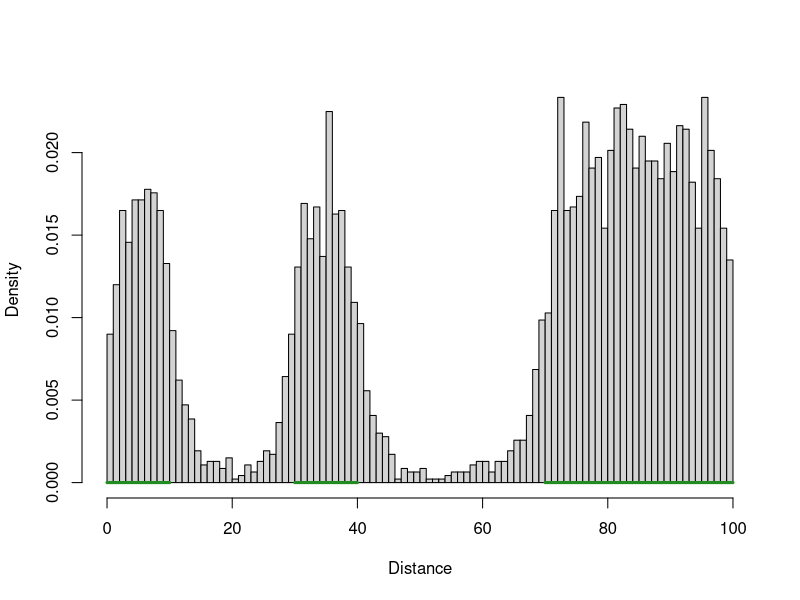
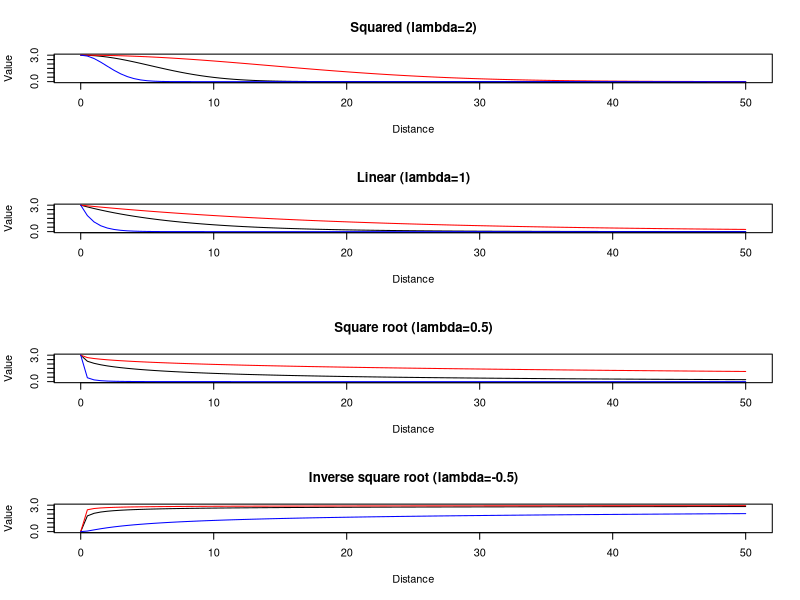
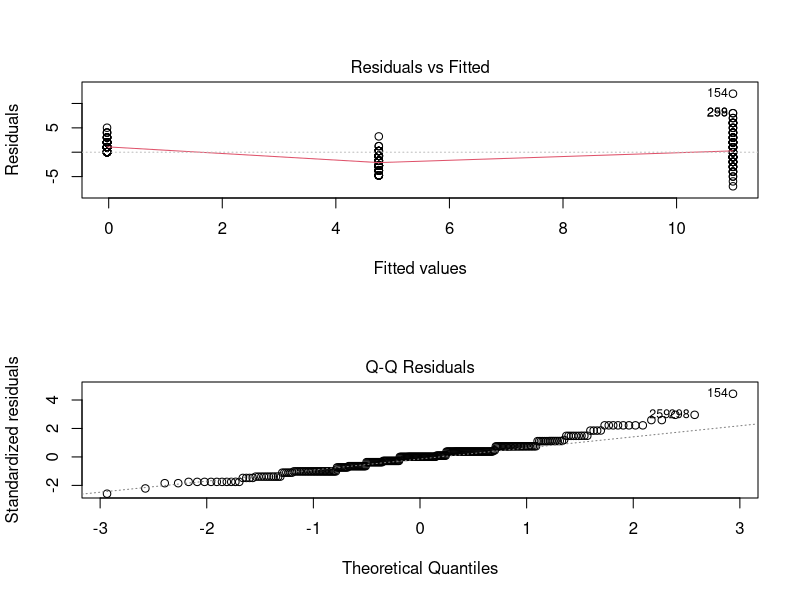
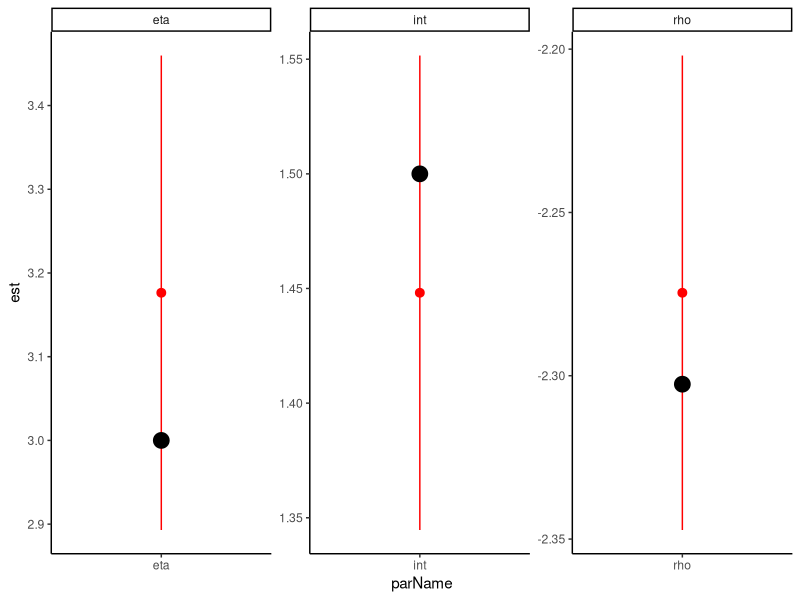
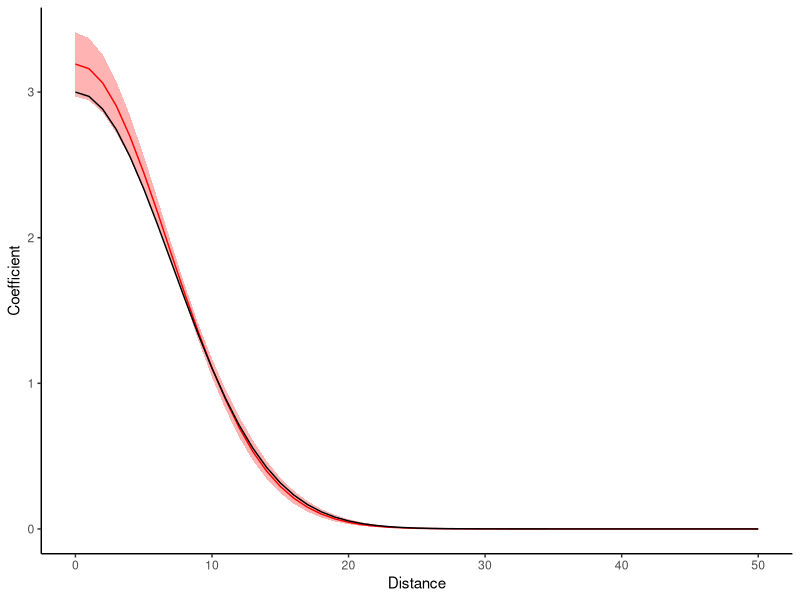
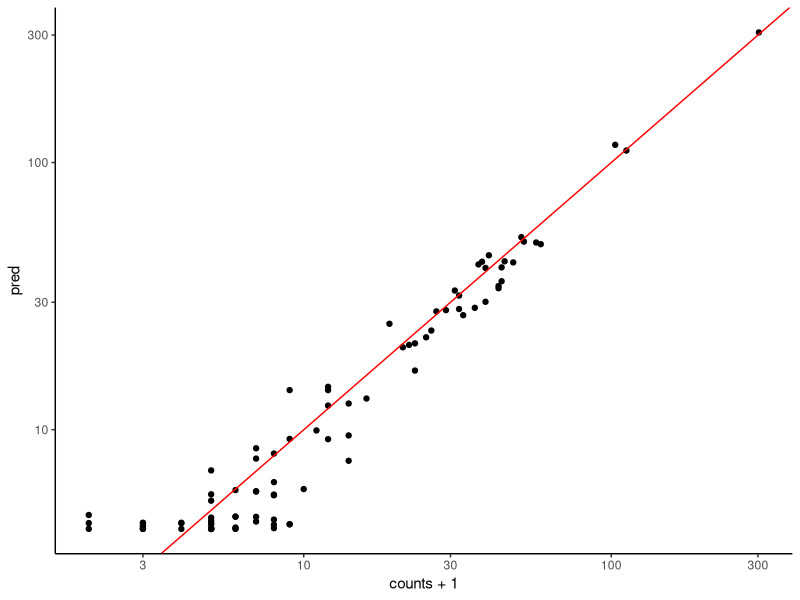
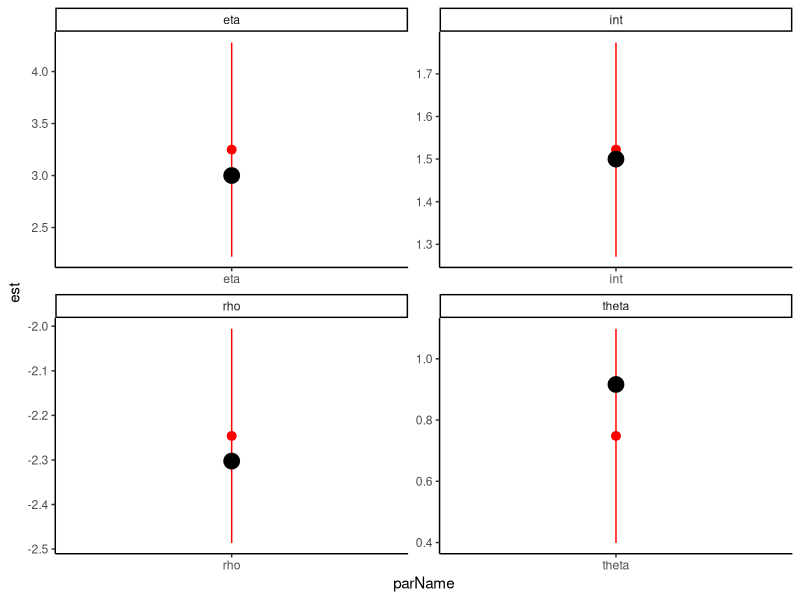
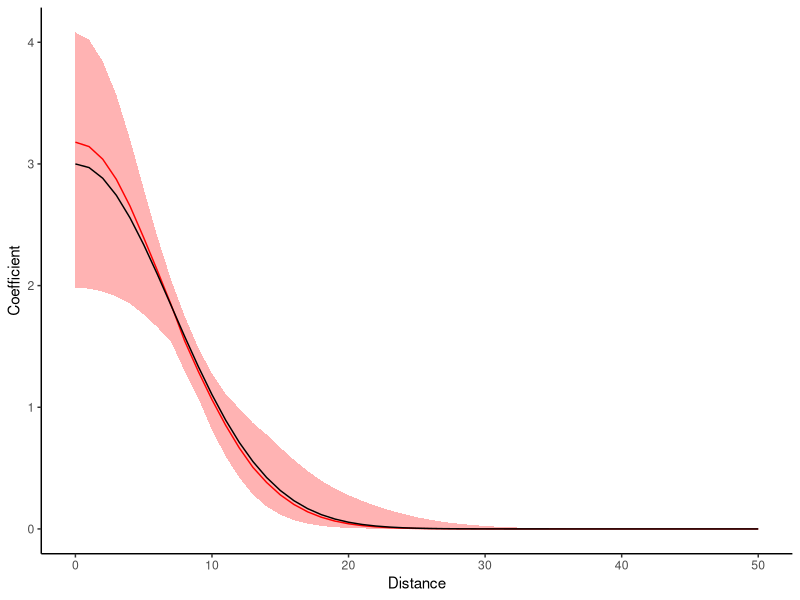

Write the R code that produced these figures, in order. (Note: this script raises an error after producing the figures.)
#Simulation to look at dispersal distances from seminatural features, SR 2020

library(tidyverse)
# library(devtools)
# install_github('https://github.com/jdyen/FREE')
# library(FREE) #Functional regression
library(mgcv)

# Functions for simulation -------------------------------------------------------

#Idea: 2D world of habitable patches surrounded by uninhabitable matrix. 
#Organisms start in a patch, reproduce according to logistic growth equation (K related to size of patch), and then disperse according to some univariate normal distribution
#If they land in another/the same patch, they add to its population
#Basically just the theory of island biogeography + metapopulation stuff

#Function to generate distribution of propagules from some source
#patches - dataframe of patches: xmin, xmax, n = starting population
#worldLims - vector of x-limits
#r - rate of growth at n=0
#dispType - dispersal kernel ('normal','t','cauchy','ft')
#dispPars - vector of parameters for dispersal (SD, c(SD,nu) for t-dist, c(a,b) for fat-tailed)
#tim - time steps to take
#kfac - factor to multiply patch size by (raises K-constant of patch)
#propDisperse - proportion of organisms that disperse, rather than staying in the patch (between 0 and 1)
#figure - what type of figure should be displayed ('hist','dense','none')
#lastStep - should only last step be saved (T/F)
#returnDist - should locations of dispersers be returned as a vector (T/F)
mkDist <- function(patches,worldLims,r,dispType,dispPars,tim,kfac,propDisperse=1,figure='hist',lastStep=F,returnDist=F){
  #Helper functions
  
  #Logistic growth equation (n at t+1)
  ntPlus <- function(nt,r,K){
    nt+(r*nt*(1-(nt/K)))
  }
  
  #Generate random numbers from 2-sided fat tailed distribution
  #1-sided: function(d,a,b) 1/(1+a*d^b)
  rft2 <- function(n,a,b){
    d <- runif(n,0,1) #Random uniform
    posneg <- sample(c(-1,1),n,T) #Positive/negative 1
    return(posneg*((1-d)/(a*d))^(1/b))
  }
  
  #Parameters for patches
  patches$size <- with(patches,xmax-xmin) #Size of patch
  patches$mid <- rowMeans(patches[,c('xmax','xmin')]) #Middle of patch
  npatches <- nrow(patches) #number of patches
  
  # plot(0,type='n',xlim=range(patches[,c('xmax','xmin')]),ylim=c(0,30),xlab='',ylab='')
  # for(i in 1:length(patches)){
  #   with(patches,{
  #     lines(c(xmin[i],xmax[i]),c(0,0),col='forestgreen',lwd=3)
  #     points(rep(mean(c(xmin[i],xmax[i])),n[i]),1:(n[i]),pch=19)
  #   })
  # }
  
  recordDisp <- list() #List to store dispersal
  
  for(t in 1:tim){
    #Reproduce
    for(i in 1:npatches){
      patches$n[i] <- max(0,round(ntPlus(patches$n[i],r,patches$size[i]))) #Population cannot be negative
    }
    
    #Disperse
    
    # dLocs <- with(patches,unlist(mapply(rnorm,n,mid,disp))) #Disperse from middle of patch
    dLocs <- numeric(0) #Empty set to store locations
    for(i in 1:npatches){
      #Dispersal location for migrants - all individuals disperse if propDisperse == 1
      nDispersers <- round(patches$n[i]*propDisperse)
      
      dLocs <- with(patches,c(dLocs,switch(dispType, #Choose dispersal kernel
        normal=rnorm(nDispersers,runif(nDispersers,xmin[i],xmax[i]),dispPars[1]), #Normal distribution
        cauchy=rcauchy(nDispersers,runif(nDispersers,xmin[i],xmax[i]),dispPars[1]), #Cauchy
        t=rt(nDispersers,dispPars[2])*dispPars[1] + runif(nDispersers,xmin[i],xmax[i]), #Student's t (regularized)
        ft=rft2(nDispersers,dispPars[1],dispPars[2]) + runif(nDispersers,xmin[i],xmax[i]) #2-sided fat-tailed
      )))
                     
      #Should try fat-tailed as well, as in Chapman et al 2006
      #Formula f(d|a,b) = 1/(1+a*d^b); authors found a = 0.3-0.4, b = 1.5-1.6
      #Turns out this is impossible to integrate. Better to use t dist or cauchy dist.
      #https://besjournals.onlinelibrary.wiley.com/doi/full/10.1111/j.1365-2656.2006.01172.x
      
      patches$n[i] <- patches$n[i] - nDispersers #Remove migrants
      if(patches$n[i]<0) stop('Population negative')
    }
    
    #Assign migrants to new patches
    for(i in 1:npatches){
      #New population = residents + immigrants
      patches$n[i] <- patches$n[i] + sum(dLocs>=patches$xmin[i] & dLocs<=patches$xmax[i]) 
    }
    
    #Record location of all migrants (sucessful/unsuccessful)
    recordDisp[[t]] <- dLocs
  }
  
  if(lastStep) recordDisp <- recordDisp[[length(recordDisp)]] #Only saves the last time step
  
  recordDisp <- unlist(recordDisp) #Converts to vector
  recordDisp <- recordDisp[recordDisp>=min(worldLims)&recordDisp<=max(worldLims)] #Get rid of records outside of world range
  
  if(figure=='hist'|figure=='dens'){ #Make a figure of the dispersal data
    # plot(0,type='n',xlim=range(patches[,c('xmax','xmin')]),ylim=c(0,max(patches$n)),xlab='',ylab='') #Empty plot
    if(figure=='hist') hist(unlist(recordDisp),freq=F,main='',breaks=100,xlim=worldLims,xlab='Distance') #Histogram plot
    
    if(figure=='dens') plot(density(unlist(recordDisp)),zero.line=T,main='',xlim=worldLims,xlab='Distance') #Density plot
    
    
    for(i in 1:npatches){
      with(patches,{
        lines(c(xmin[i],xmax[i]),c(0,0),col='forestgreen',lwd=3)
        # if(n[i]>0) points(rep(mean(c(xmin[i],xmax[i])),n[i]),1:(n[i]),pch=19)
      })
    }
  }
  
  if(returnDist) return(recordDisp)

}

patches <- data.frame(xmin=c(0,30,70),xmax=c(10,40,100),n=c(5,5,15))
worldLims <- c(0,100)
r <- 1 #Rate of growth

# #normal distribution
# dispType <- 'normal'
# dispPars <- c(5)

# #t distribution
# dispType <- 't'
# dispPars <- c(5,3) #dispersal parameters

# #cauchy distribution 
# dispType <- 'cauchy'
# dispPars <- c(1) #dispersal parameters

#2-sided fat-tailed distribution
dispType <- 'ft'
dispPars <- c(0.4,1.5) #dispersal parameters

tim <- 1000 #Time steps
kfac <- 10 #Factor to multiply k by (change carrying capacity for all patches)

#Works
mkDist(patches,worldLims,r,dispType,dispPars,tim,kfac,propDisperse=0.1,figure='hist',lastStep=F,returnDist=F)

#Function to generate random 1-D landscapes
# worldLim: vector of x-limits to world
# nPatches: number of patches to generate
# nWorlds: number of random landscapes to generate (Go then. There are other worlds than these.)
# leaveClear: location(s) to check if patches intersect (reject intersecting worlds). NA indicates no patches needed
mkLandscape <- function(worldLims,nPatches,nWorlds=1,leaveClear=NA){
  #Width of world
  worldWidth <- max(worldLims)-min(worldLims)
  #Number of non-overlapping points
  nPoints <- ifelse(any(is.na(leaveClear)),0,length(leaveClear))
  
  require(gtools)
  nBreaks <- (nPatches*2)+1 #Dimensions for dirichlet process
  outputList <- list()
  listInd <- 1 #Index for list
  
  while(length(outputList)<nWorlds){
    #Generate "cut up string" of locations using dirichlet process
    breakLocs <- cumsum(c(0,rdirichlet(1,rep(1,nBreaks))))*worldWidth + min(worldLims) 
    
    #Assemble into data frame
    patches <- data.frame(xmin=breakLocs[1:length(breakLocs)-1],xmax=breakLocs[2:length(breakLocs)])
    patches <- patches[seq(2,nrow(patches)-1,2),] #Choose only "middle" patches
    rownames(patches) <- NULL #Reset row names
    
    #Check intersection criteria
    pass <- nPoints==0 || !any(rep(patches$xmax,nPoints)>=rep(leaveClear,each=nPatches) & 
                   rep(leaveClear,each=nPatches)>=rep(patches$xmin,nPoints))
    
    if(pass) { #If it passes, append to list
      outputList[[listInd]] <- patches 
      # patches$size <- patches$xmax-patches$xmin #Calculate patch size
      listInd <- listInd + 1 #Increment counter
    }
  }
  return(outputList)
}

#Function to extract "onion skin" proportions of patch cover at distances from cent
# patches: dataframe with xlims of patches
# cent: vector of centre locations
# rad: length of radius
# nSlice: number of slices to take from 0 to rad
onionSkin <- function(patches,cent,rad,nSlice,scale=F){
  #Helper function
  overlap <- function(t1,t2,b1,b2){ #How much of a target line (t1,t2) overlaps the boundary line (b1,b2)
    if(t1>=t2|b1>=b2) stop('Second argument (t2/b2) must be larger than first (t1/b1)')
    max(0,min(t2,b2)-max(t1,b1))
  }
  
  #Setup 
  nPatch <- nrow(patches) #Number of patches specified
  nCent <- length(cent) #Number of point centres to use
  wSlice <- rad/nSlice #Width of a slice
  
  #Matrix for storing values
  results <- matrix(rep(NA,nCent*nSlice),nrow=nCent,ncol=nSlice)
  rownames(results) <- cent
  colnames(results) <- paste0('d',format(round(seq(wSlice,rad,wSlice),2),nsmall=2,trim=T))
  
  for(i in 1:nCent){ #For each point centre
    for(j in 1:nSlice){ #For each slice
      #Boundaries for each slice
      left <- c(cent-wSlice*j,cent-wSlice*(j-1))
      right <- c(cent+wSlice*(j-1),cent+wSlice*j)
      results[i,j] <- 0 #Initialize to zero
      for(k in 1:nPatch){
        results[i,j] <- results[i,j] + #Add overlap 
          overlap(patches$xmin[k],patches$xmax[k],left[1],left[2]) + 
          overlap(patches$xmin[k],patches$xmax[k],right[1],right[2])
      }
    }
  }
  if(scale){ #Scales results to proportion of area in slices
    results <- results/(rad*2/nSlice)
  }
  return(results) #Output
}

#Negative exponential decay function
#d: distance
#eta: intercept at d=0
#rho: rate of decay with distance (estimate on log scale)
#lambda: power term to use with distance
negExp <- function(d,eta,rho,lambda) eta*exp(-(rho^2)*(d^lambda))
par(mfrow=c(4,1)); curve(negExp(x,3,exp(-2),2),0,50,main='Squared (lambda=2)',ylim=c(0,3),xlab='Distance',ylab='Value') #squared exponential
curve(negExp(x,3,exp(-3),2),0,50,col='red',add=T) 
curve(negExp(x,3,exp(-1),2),0,50,col='blue',add=T) 
curve(negExp(x,3,exp(-1),1),0,50,main='Linear (lambda=1)',ylim=c(0,3),xlab='Distance',ylab='Value')
curve(negExp(x,3,exp(-1.5),1),0,50,add=T,col='red')
curve(negExp(x,3,exp(0),1),0,50,add=T,col='blue') 
curve(negExp(x,3,exp(-0.5),0.5),0,50,main='Square root (lambda=0.5)',ylim=c(0,3),xlab='Distance',ylab='Value')
curve(negExp(x,3,exp(-1),0.5),0,50,add=T,col='red')
curve(negExp(x,3,exp(0.5),0.5),0,50,add=T,col='blue') 
curve(negExp(x,3,exp(-0.5),-0.5),0,50,main='Inverse square root (lambda=-0.5)',ylim=c(0,3),xlab='Distance',ylab='Value')
curve(negExp(x,3,exp(-1),-0.5),0,50,add=T,col='red')
curve(negExp(x,3,exp(0.5),-0.5),0,50,add=T,col='blue') 
par(mfrow=c(1,1))

#negative log-likelihood function for onion skin method
# intercept: estimate intercept? (T/F)
# lambda: fix lambda at set value (estimate if NA)
#Order of pars, () indicates optional parameters:
#(intercept),eta,rho,(lambda),(theta),(otherCoefs)
#Order of dat:
#counts, ringDist,ringMatrix,scale,(otherVars)

nllOnion <- function(pars,dat,pdf='poisson',intercept=F,lambda=NA){
  #unpack variables
  y <- dat[[1]] #counts - dependent variable
  ringDist <- dat[[2]] #distances of rings
  ringMat <- dat[[3]] #matrix of composition at distances
  scal <- dat[[4]] #vector of weights (represent size of radii)
  if(length(dat)==5) { #If another matrix provided
    otherVars <- dat[[5]] #Matrix of variables for linear regression
  } else otherVars <- NA
  
  #unpack coefficients
  if(intercept){ #If using intercept
    int <- pars[1] #First parameter is intercept
    getPars <- 2 #Offsets rank of other parameters
  } else {
    int <- 0 #No intercept
    getPars <- 1
  }
  eta <- pars[getPars] #height of increase
  getPars <- getPars + 1
  rho <- exp(pars[getPars]) #distance decay
  getPars <- getPars + 1
  if(is.na(lambda)){
    lambda <- pars[getPars] #lambda parameter
    getPars <- getPars + 1
  } 
  if(pdf=='negbin'){ #If using a negative binomial distribution
    theta <- exp(pars[getPars]) # theta
    getPars <- getPars + 1
  }
  if(is.matrix(otherVars)){ #If other variables are being used
    otherCoefs <- pars[seq(getPars,getPars+ncol(otherVars)-1,1)] #Get other coefficients
  }
  
  #Multiply matrix by scal
  ringMat <- ringMat*matrix(rep(scal,nrow(ringMat)),ncol=length(scal),byrow=T)
  
  #Expected value
  yhat <- int + (ringMat %*% negExp(ringDist,eta,rho,lambda)) + ifelse(is.matrix(otherVars),otherVars %*% otherCoefs,0) 
  
  #Link function (log)
  yhat <- exp(yhat)
  
  #Log likelihood
  nll <- switch(pdf, 
                poisson=-sum(dpois(y,yhat,log=T)),
                negbin=-sum(dnbinom(y,mu=yhat,size=theta,log=T)))
  return(nll)
}


# Simple situation --------------------------------------------------------

theme_set(theme_classic())

#1 large patch on left side
patches <- data.frame(xmin=c(0),xmax=c(20),n=c(5))
worldLims <- c(0,100)
r <- 1 #Rate of growth
tim <- 2000 #Time steps
kfac <- 10 #Factor to multiply k by

#Simulate dispersal at 3 distances (25,50,75)
dispDist <- lapply(1:100,function(x){
  data.frame(d=mkDist(patches,worldLims,r,dispType='ft',dispPars=c(0.4,1.5),tim,kfac,propDisperse=0.1,figure='none',lastStep=F,returnDist=T)) %>% 
    filter(d>20) %>% mutate(d=d-20) %>% #Removes dispersals within patch
    # ggplot(aes(x=d))+geom_histogram()
    mutate(d=case_when(d>20&d<30 ~ 'near', d>45&d<55 ~ 'mid', d>70&d<80 ~ 'far')) %>% filter(!is.na(d)) %>% 
    mutate(d=factor(d,levels=c('near','mid','far'))) %>% group_by(d,.drop=F) %>% summarize(n=n()) %>% ungroup() %>% 
    mutate(d=case_when(d=='near' ~ 25, d=='mid' ~ 50, d=='far' ~ 75)) %>% 
    mutate(rep=x)
})
dispDist <- do.call('rbind',dispDist) %>% 
  mutate(rep=factor(rep))

mod1 <- dispDist %>% mutate(d=scale(d)) %>% 
  glm(n~d,data=.,family='poisson')

mod1 <- dispDist %>% mutate(logn=log(n+0.1),d=d) %>% 
  lm(n~sqrt(d),data=.)

# mod1 <- dispDist %>% mutate(d=scale(d)) %>% 
#   glmer(n~d+(d|rep),data=.,family='poisson')
summary(mod1)
par(mfrow=c(2,1)); plot(mod1,which=c(1,2))


# Radial functional regression --------------------------------------------

#Step 1: simulate data

#Create some fake landscapes
patches <- mkLandscape(c(0,100),nPatches=1,nWorlds=30,leaveClear=50)
patches <- c(patches,mkLandscape(c(0,100),nPatches=2,nWorlds=30,leaveClear=50))
patches <- c(patches,mkLandscape(c(0,100),nPatches=3,nWorlds=30,leaveClear=50))
#Get composition in rings around site
rings <- lapply(patches,onionSkin,cent=50,rad=50,nSlice=10,scale=T)
rings <- as.data.frame(do.call('rbind',rings))
row.names(rings) <- NULL

#Parameters for generation - Poisson 
int <- 1.5 #intercept
dists <- seq(5,50,5)-2.5 #Distances from centre
eta <- 3
rho <- 0.1
coefs <- negExp(dists,eta,rho,2)
mu <- exp(int+(as.matrix(rings) %*% coefs))
counts <- rpois(length(mu),mu)

#Step 2: estimate coefficients

#Test nll function
datList <- list(counts,dists,as.matrix(rings),scal=rep(1,length(dists)))
nllOnion(c(1.5,3,log(0.1)),dat=datList,pdf='poisson',lambda=2,intercept=T) #Looks ok
# debugonce(nllOnion)

#Estimate
#NOTE: lambda can be estimated separately, but it's close to being non-separable. Probably better to fix term or estimate WRT other terms.
est <- optim(c(1.5,3,log(0.1)),nllOnion,dat=datList,lambda=2,intercept=T,hessian=T) 
if(any(eigen(est$hessian)$values<=0)) print('Non-positive definite Hessian')

data.frame(parName=c('int','eta','rho'),est=est$par, #Estimates look OK
           se=sqrt(diag(solve(est$hessian))),actual=c(1.5,3,log(0.1))) %>% 
  ggplot(aes(x=parName,y=est))+geom_pointrange(aes(ymax=est+se*1.96,ymin=est-se*1.96),col='red')+
  geom_point(aes(y=actual),col='black',size=5)+
  facet_wrap(~parName,scales='free')

#Bootstrap CIs for curve
bootRep <- replicate(200,expr={
  N <- length(datList[[1]])
  s <- sample(c(1:N),N,TRUE)
  dat <- list(datList[[1]][s],datList[[2]],datList[[3]][s,],datList[[4]])
  bootEst <- optim(c(1.5,3,log(0.1)),nllOnion,dat=dat,lambda=2,intercept=T,hessian=T) $par
  negExp(0:100,bootEst[2],exp(bootEst[3]),2)
  })

#Coefficient curve looks OK
data.frame(dist=0:100,t(apply(bootRep,1,function(x) quantile(x,c(0.5,0.95,0.05)))),
           actual=negExp(0:100,3,0.1,2)) %>% 
  rename('med'=X50.,'upr'=X95.,'lwr'=X5.) %>% 
  ggplot(aes(x=dist))+geom_ribbon(aes(ymax=upr,ymin=lwr),alpha=0.3,fill='red')+
  geom_line(aes(y=med),col='red')+
  geom_line(aes(y=actual))+xlim(0,50)+
  labs(x='Distance',y='Coefficient')

#Predicted vs actual values - looks OK
data.frame(counts=counts,pred=exp(est$par[1]+(as.matrix(rings) %*% negExp(dists,est$par[2],exp(est$par[3]),2)))) %>% 
  ggplot(aes(x=counts+1,y=pred))+geom_point()+
  geom_abline(intercept=0,slope=1,col='red')+
  scale_x_log10()+scale_y_log10()

#Negbin version
theta <- 2.5 #Dispersion for negbin
counts <- rnbinom(length(mu),mu=mu,size=theta) #Same generating parameters, but use negative binomial instead of poisson

#Test
datList <- list(counts,dists,as.matrix(rings),scal=rep(1,length(dists)))
#(intercept),eta,rho,(lambda),(theta)
nllOnion(c(1.5,3,log(0.1),2,2.5),datList,pdf='negbin',intercept=T) #Looks ok

#Estimate
est <- optim(c(1.5,3,log(0.1),2.5),nllOnion,pdf='negbin',lambda=2,dat=datList,intercept=T,hessian=T) 
if(any(eigen(est$hessian)$values<=0)) print('Non-positive definite Hessian')

data.frame(parName=c('int','eta','rho','theta'),est=est$par, #Estimates look OK
           se=sqrt(diag(solve(est$hessian))),actual=c(1.5,3,log(0.1),log(2.5))) %>% 
  ggplot(aes(x=parName,y=est))+geom_pointrange(aes(ymax=est+se*1.96,ymin=est-se*1.96),col='red')+
  geom_point(aes(y=actual),col='black',size=5)+
  facet_wrap(~parName,scales='free')

#Bootstrap CIs for curve
bootRep <- replicate(200,expr={
  N <- length(datList[[1]])
  s <- sample(c(1:N),N,TRUE)
  dat <- list(datList[[1]][s],datList[[2]],datList[[3]][s,],datList[[4]])
  bootEst <- optim(est$par,nllOnion,pdf='negbin',lambda=2,dat=dat,intercept=T,hessian=T)$par
  negExp(0:100,bootEst[2],exp(bootEst[3]),2)
})

#Coefficient curve looks OK
data.frame(dist=0:100,t(apply(bootRep,1,function(x) quantile(x,c(0.5,0.95,0.05)))),
           actual=negExp(0:100,3,0.1,2)) %>% 
  rename('med'=X50.,'upr'=X95.,'lwr'=X5.) %>% 
  ggplot(aes(x=dist))+geom_ribbon(aes(ymax=upr,ymin=lwr),alpha=0.3,fill='red')+
  geom_line(aes(y=med),col='red')+
  geom_line(aes(y=actual))+xlim(0,50)+
  labs(x='Distance',y='Coefficient')

#Predicted vs actual values - looks OK
data.frame(counts=counts,pred=exp(est$par[1]+(as.matrix(rings) %*% negExp(dists,est$par[2],exp(est$par[3]),2)))) %>% 
  ggplot(aes(x=counts,y=pred))+geom_point()+
  geom_abline(intercept=0,slope=1,col='red')+
  scale_x_log10()+scale_y_log10()
  

# RFR (radial functional regression) with simulated data -------------------------------------------------

#Step 1: generate worlds

# sampleLims <- c(45,55)
sampleLims <- c(47.5,52.5)

worlds <- list() 
for(n in 1:5) worlds <- c(worlds,mkLandscape(worldLims=c(0,100),nPatches=n,nWorlds=100,leaveClear=seq(min(sampleLims),max(sampleLims),0.1)))

#Step 2: simulate dispersion and extract counts of dispersers

#Add 1 population to each world
worlds <- lapply(worlds,function(x) data.frame(x,n=1))

#Simulates dispersion, and extracts counts between sampleLims
counts <- lapply(worlds,function(x,sL) {
  temp <- mkDist(x,worldLims=c(0,100),r=1,dispType='ft',dispPars=c(0.4,1.5),tim=400,kfac=10,propDisperse=0.1,figure='none',lastStep=F,returnDist=T)
  temp <- temp[temp>=min(sL)&temp<=max(sL)]
  return(temp)},sL=sampleLims)
counts <- sapply(counts,length)

#Step 3: extract landscape data - nearest neighbour, 5m rings, and various radii

#Nearest neighbour distance
nnDist <- sapply(worlds,function(x,sL){
  x <- unlist(x[,-3])
  return(min(abs(c(sL[1]-x,sL[2]-x))))
},sL=sampleLims)
par(mfrow=c(1,1)); hist(nnDist); summary(nnDist)

#Ring composition in 5m slices
ringComp <- t(sapply(worlds,function(x) onionSkin(x,cent=50,rad=50,nSlice=10,scale=T)))
ringDist <- seq(5,50,length.out=10)-2.5
colnames(ringComp) <- paste0('d',ringDist)
par(mfrow=c(5,2)); for(i in 1:10) hist(ringComp[,i],main=i); par(mfrow=c(1,1)) #Looks OK

#Composition within a 10m-50m radius, by 5m increments
totalComp <- t(apply(ringComp,1,function(x) cummean(x)[-1]))
colnames(totalComp) <- paste0('d',seq(10,50,5))

#Step 4: compare types of regression to see which one works best
par(mfrow=c(1,1)); curve(negExp(x,3,exp(-1.5),1),0,50,ylim=c(0,3),ylab='Coef'); curve(negExp(x,3,exp(-1.5),2),0,50,add=T,col='red');
legend('topright',c('Linear','Square'),fill=c('black','red'))

datList <- list(counts=counts,ringDist=ringDist,ringComp=ringComp,scal=rep(1,length(ringDist)))

#Works
#(intercept),eta,rho,(lambda),(theta)
nllOnion(c(3,log(0.1),1),dat=datList,pdf='negbin',intercept=F,lambda=1)
# debugonce(nllOnion)

#Initial set of RFR, using only onion-ring composition
omod1 <- list()

#NegBin - no intercept - linear decay
(omod1[[1]] <- optim(c(3,log(0.1),1),nllOnion,dat=datList,pdf='negbin',intercept=F,lambda=1,hessian=T))
if(any(eigen(omod1[[1]]$hessian)$values<=0)) print('Non-positive definite Hessian')
data.frame(est=omod1[[1]]$par,se=sqrt(diag(solve(omod1[[1]]$hessian)))) #Looks OK

#NegBin - no intercept - squared decay
(omod1[[2]] <- optim(c(3,log(0.1),1),nllOnion,dat=datList,pdf='negbin',intercept=F,lambda=2,hessian=T))
if(any(eigen(omod1[[2]]$hessian)$values<=0)) print('Non-positive definite Hessian')
data.frame(est=omod1[[2]]$par,se=sqrt(diag(solve(omod1[[2]]$hessian)))) #Looks OK

#NegBin - intercept - linear decay
(omod1[[3]] <- optim(c(0,5.6,-1,0.8),nllOnion,dat=datList,pdf='negbin',intercept=T,lambda=1,hessian=T))
if(any(eigen(omod1[[3]]$hessian)$values<=0)) print('Non-positive definite Hessian')
data.frame(est=omod1[[3]]$par,se=sqrt(diag(solve(omod1[[3]]$hessian)))) #Looks OK

#NegBin - intercept - squared decay
(omod1[[4]] <- optim(c(0,5.6,-1,0.8),nllOnion,dat=datList,pdf='negbin',intercept=T,lambda=2,hessian=T))
if(any(eigen(omod1[[4]]$hessian)$values<=0)) print('Non-positive definite Hessian')
data.frame(est=omod1[[4]]$par,se=sqrt(diag(solve(omod1[[4]]$hessian)))) #Looks OK

#Second set of RFR using onion-ring composition + NNdist
omod2 <- list()
datList2 <- datList
datList2$nnDist <- matrix(scale(sqrt(nnDist)),ncol=1)

#NegBin - no intercept - linear decay
(omod2[[1]] <- optim(c(3,log(0.1),1,-1),nllOnion,dat=datList2,pdf='negbin',intercept=F,lambda=1,hessian=T))
if(any(eigen(omod2[[1]]$hessian)$values<=0)) print('Non-positive definite Hessian')
data.frame(est=omod2[[1]]$par,se=sqrt(diag(solve(omod2[[1]]$hessian)))) #Looks OK

#NegBin - no intercept - squared decay
(omod2[[2]] <- optim(c(3,log(0.1),1,-1),nllOnion,dat=datList2,pdf='negbin',intercept=F,lambda=2,hessian=T))
if(any(eigen(omod2[[2]]$hessian)$values<=0)) print('Non-positive definite Hessian')
data.frame(est=omod2[[2]]$par,se=sqrt(diag(solve(omod2[[2]]$hessian)))) #Looks OK

#NegBin - intercept - linear decay - NONESTIMABLE
(omod2[[3]] <- optim(c(omod1[[3]]$par,0),nllOnion,dat=datList2,pdf='negbin',intercept=T,lambda=1,hessian=T))
if(any(eigen(omod2[[3]]$hessian)$values<=0)) print('Non-positive definite Hessian')
data.frame(est=omod2[[3]]$par,se=sqrt(diag(solve(omod2[[3]]$hessian)))) #Not good

#NegBin - intercept - squared decay - NONESTIMABLE
(omod2[[4]] <- optim(c(omod1[[4]]$par,0),nllOnion,dat=datList2,pdf='negbin',intercept=T,lambda=2,hessian=T))
if(any(eigen(omod2[[4]]$hessian)$values<=0)) print('Non-positive definite Hessian')
data.frame(est=omod2[[4]]$par,se=sqrt(diag(solve(omod2[[4]]$hessian)))) #Not good

#Functional regression using mgcv
datList$ringMat <- matrix(rep(ringDist,each=nrow(ringComp)),ncol=ncol(ringComp)) #Matrix of distance values
datList$nnDist <- nnDist
omod3 <- gam(counts~s(ringMat,by=ringComp),data=datList,family='nb',method='ML') #Just ring composition
omod4 <- gam(counts~nnDist+s(ringMat,by=ringComp),data=datList,family='nb',method='ML') #Ring composition + NN distance
AIC(omod3,omod4)
summary(omod3)
summary(omod4)
plot(omod3); abline(h=0,lty=2)
plot(omod4); abline(h=0,lty=2)


#Plot coefficient curves
par(mfrow=c(3,1))
plot(omod3,ylab='Coef',xlab='Dist',main='Radial Functional Regression - Radii only',se=F,col='blue',rug=F)
abline(h=0,lty=2)
curve(negExp(x,omod1[[1]]$par[1],exp(omod1[[1]]$par[2]),1),0,50,add=T) #Looks OK
curve(negExp(x,omod1[[2]]$par[1],exp(omod1[[2]]$par[2]),2),0,50,add=T,col='red') #Looks OK
curve(negExp(x,omod1[[3]]$par[2],exp(omod1[[3]]$par[3]),1)+omod1[[3]]$par[1],0,50,add=T,lty=2) #Looks OK
curve(negExp(x,omod1[[4]]$par[2],exp(omod1[[4]]$par[3]),2)+omod1[[4]]$par[1],0,50,add=T,lty=2,col='red') #Looks OK


legend('topright',c('Linear','Squared','Linear + Int','Squared + Int','Spline'),col=c('black','red','black','red','blue'),lty=c(1,1,2,2,1))
#Radial component
curve(negExp(x,omod2[[1]]$par[1],exp(omod2[[1]]$par[2]),1),0,50,xlab='Dist',ylab='Coef',main='Radial Functional Regression - Radii component') #Looks OK
curve(negExp(x,omod2[[2]]$par[1],exp(omod2[[2]]$par[2]),2),0,50,add=T,col='red')
#Linear component
yhat <- as.vector(apply(ringComp,2,mean) %*% negExp(ringDist,omod2[[1]]$par[1],exp(omod2[[1]]$par[2]),2)) + datList2$nnDist*omod2[[1]]$par[4]
plot(sort(nnDist),sort(exp(yhat)),xlab='Nearest patch',ylab='Effect',type='l',ylim=c(0.5,12),main='Radial Functional Regression - Linear component') 
yhat <- as.vector(apply(ringComp,2,mean) %*% negExp(ringDist,omod2[[2]]$par[1],exp(omod2[[2]]$par[2]),2)) + datList2$nnDist*omod2[[2]]$par[4]
lines(sort(nnDist),sort(exp(yhat)),col='red') 

#Standard nnDist GLMs - highly overdispersed, so using negbin
mod1 <-MASS::glm.nb(counts~dist,data=data.frame(count=counts,dist=nnDist)) 
par(mfrow=c(2,1)); plot(mod1,which=c(1,2)); par(mfrow=c(1,1)) #Better, but still not great
plot(predict(mod1,type='response'),counts,ylab='Actual',xlab='Predicted'); abline(0,1,col='red')

#Compare different fixed radii as predictors
mod2 <- list()
mod2[[1]] <- MASS::glm.nb(counts~ringComp[,1])
par(mfrow=c(3,2)); plot(mod2[[1]],which=c(1,2),main=paste0('Dist:',ringDist[1]+2.5))
for(i in 1:ncol(totalComp)){
  mod2[[i+1]] <- MASS::glm.nb(counts~totalComp[,i])
  plot(mod2[[i+1]],which=c(1,2),main=paste0('Dist:',ringDist[i+1]+2.5))
}
par(mfrow=c(1,1))

#Fixed radii + nnDist
mod3 <- list()
mod3[[1]] <- MASS::glm.nb(counts~ringComp[,1]+nnDist)
par(mfrow=c(3,2)); plot(mod3[[1]],which=c(1,2),main=paste0('Dist:',ringDist[1]+2.5))
for(i in 1:ncol(totalComp)){
  mod3[[i+1]] <- MASS::glm.nb(counts~totalComp[,i]+nnDist)
  plot(mod3[[i+1]],which=c(1,2),main=paste0('Dist:',ringDist[i+1]+2.5))
}
par(mfrow=c(1,1))

sapply(mod2,car::vif)

#Assemble model results
modResults <- data.frame(model=c('Onion - No Intercept - Linear','Onion - No Intercept - Square','Onion - Intercept - Linear','Onion - Intercept - Square'),
                         logLik=-sapply(omod1,function(x) x$value),nPars=c(3,3,4,4)) %>% 
  bind_rows(data.frame(model=c('Onion - Intercept - Spline','Onion - Intercept - Spline + NN'),
                       logLik=c(logLik(omod3),logLik(omod4)),nPars=c(length(coef(omod3)),length(coef(omod4))))) %>% 
  # #Linear + NN models have same logLik as models above - no improvement
  # bind_rows(data.frame(model=c('Onion - No Intercept - Linear+NN','Onion - No Intercept - Square+NN'),
  #                      logLik=-sapply(omod2,function(x) x$value)[1:2],nPars=c(4,4))) %>%
  bind_rows(data.frame(model=c('LM - Int - Nearest neighbour',paste0('LM - Int - radius',ringDist+2.5),paste0('LM - Int - radius+NN',ringDist+2.5)),
                       logLik=c(logLik(mod1),sapply(mod2,logLik),sapply(mod3,logLik)),
                       nPars=c(rep(3,1+length(mod2)),rep(4,length(mod3))))) %>%
  mutate(AIC=(-2*logLik)+(2*nPars),model=factor(model,levels=model)) %>% 
  mutate(deltaAIC=AIC-min(AIC),rank=rank(deltaAIC)) %>% separate(model,c('modType','intercept','predictor'),sep=' - ') %>% 
  mutate(predictor=ifelse(predictor=='Linear'|predictor=='Square',paste0(predictor,' decay'),predictor))
  
#Likelihood plot
plot(ringDist+2.5,sapply(mod2,logLik),ylab='log likelihood',xlab='Distance',pch=19,type='b',ylim=range(modResults$logLik))
points(ringDist+2.5,sapply(mod3,logLik),pch=19,type='b')
abline(h=logLik(mod1),lty='dashed')
text(40,logLik(mod1)-5,'Nearest patch')
text(40,logLik(mod2[[8]])+25,'Varying\nradii')
text(40,logLik(mod3[[8]])-15,'Nearest patch +\nVarying radii')
abline(h=modResults$logLik[grepl('decay',modResults$predictor)],col='red',lty='dashed')
with(filter(modResults,grepl('decay',predictor)),
     text(40,logLik,paste(predictor,intercept,sep='-'),col='red')
     )
abline(h=modResults$logLik[grepl('Spline',modResults$predictor)],col='blue',lty='dashed')
with(filter(modResults,grepl('Spline',predictor)),text(40,logLik,paste(predictor,intercept,sep='-'),col='blue'))
legend('bottom',legend=c('Standard GLM','"Onion-skin" GLM'),fill=c('black','red'), y.intersp=0.8,x.intersp=0.5)

#AIC plot
plot(ringDist+2.5,sapply(mod2,AIC),ylab='AIC',xlab='Distance',pch=19,type='b',ylim=range(modResults$AIC),main='Model Performance')
points(ringDist+2.5,sapply(mod3,AIC),pch=19,type='b')
abline(h=AIC(mod1),lty='dashed')
text(40,AIC(mod1)+5,'Nearest patch')
text(40,AIC(mod2[[8]])-45,'Varying\nradii')
text(40,AIC(mod3[[8]])+25,'Nearest patch +\nVarying radii')
abline(h=modResults$AIC[grepl('decay',modResults$predictor)],col='red',lty='dashed')
with(filter(modResults,grepl('decay',predictor)),
     text(40,AIC,paste(predictor,intercept,sep='-'),col='red')
)
abline(h=modResults$AIC[grepl('Spline',modResults$predictor)],col='blue',lty='dashed')
with(filter(modResults,grepl('Spline',predictor)),
     text(40,AIC,paste(predictor,intercept,sep='-'),col='blue')
)
legend('top',legend=c('Standard GLM','"Onion-skin" GLM'),fill=c('black','red'), y.intersp=0.8,x.intersp=0.5)

#Check results of best model (Onion Intercept Linear Decay)
omod3$par

#Bootstrap CIs for slope coefficients
bootCoef <- replicate(100,{
  samps <- sample(1:length(datList[[1]]),length(datList[[1]]),replace=T)
  tempDat <- list(datList[[1]][samps],datList[[2]],datList[[3]][samps,],datList[[4]])
  tempPars <- optim(omod3$par,nllOnion,dat=tempDat,pdf='negbin',lambda=1,intercept=T,hessian=T)$par
  #Predictions for coefs at different distances
  tempRet <- negExp(ringDist,tempPars[2],exp(tempPars[3]),1)
  names(tempRet) <- colnames(ringComp)
  return(tempRet)
})

data.frame(dist=ringDist+2.5,
           med=apply(bootCoef,1,median),upr=apply(bootCoef,1,function(x) quantile(x,0.95)),lwr=apply(bootCoef,1,function(x) quantile(x,0.05))) %>% 
  ggplot(aes(dist,med))+geom_ribbon(aes(ymax=upr,ymin=lwr),alpha=0.3)+
  geom_line()+
  labs(x='Distance',y='Slope coefficient')

#Bootstrap CIs for predicted values
bootPred <- replicate(100,{
  samps <- sample(1:length(datList[[1]]),length(datList[[1]]),replace=T) #Samples to take
  tempDat <- list(datList[[1]][samps],datList[[2]],datList[[3]][samps,],datList[[4]]) #Re-sampled data
  tempPars <- optim(omod3$par,nllOnion,dat=tempDat,pdf='negbin',lambda=1,intercept=T,hessian=T)$par
  # #Predictions for coefs at different distances
  # tempRet <- lnExp(ringDist,tempPars[2],exp(tempPars[3]))
  # names(tempRet) <- colnames(ringComp)
  #Generate expected values
  tempRet <- as.vector(exp(tempPars[1] + datList[[3]] %*% negExp(ringDist,tempPars[2],exp(tempPars[3]),1)))
  # plot(as.vector(exp(tempPars[1] + datList[[3]] %*% lnExp(ringDist,tempPars[2],exp(tempPars[3])))),counts,xlab='pred',ylab='actual')
  # abline(0,1,col='red')
  return(tempRet)
  rm(samps,tempDat,tempPars,tempRet)
})

#This looks really overdispersed
data.frame(counts=counts,
           patches=rep(1:5,each=100),
           pred=as.vector(exp(omod3$par[1] + ringComp %*% negExp(ringDist,omod3$par[2],exp(omod3$par[3]),1))),
           med=apply(bootPred,1,median),
           upr=apply(bootPred,1,function(x) quantile(x,0.95)), lwr=apply(bootPred,1,function(x) quantile(x,0.05))) %>% 
  ggplot(aes(x=counts+1,y=pred))+ # geom_pointrange(aes(x=counts+0.1,y=med,ymax=upr,ymin=lwr))+
  geom_point()+
  # facet_wrap(~patches)+
  labs(x='Actual',y='Predicted')
  # geom_smooth(method=lm,formula=y~exp(x),se=F)+
  # scale_y_log10()+scale_x_log10()

#Next step: try functional regression to see if splines do any better  

# #Bootstrap CIs for slope coefficients
# bootCoef <- replicate(100,{
#   samps <- sample(1:length(datList[[1]]),length(datList[[1]]),replace=T)
#   tempDat <- list(datList[[1]][samps],datList[[2]],datList[[3]][samps,],datList[[4]])
#   tempPars <- optim(omod3$par,nllOnion,dat=tempDat,pdf='negbin',lambda=1,intercept=T,hessian=T)$par
#   #Predictions for coefs at different distances
#   tempRet <- negExp(ringDist,tempPars[2],exp(tempPars[3]),1)
#   names(tempRet) <- colnames(ringComp)
#   return(tempRet)
# })
# 
# data.frame(dist=ringDist+2.5,
#            med=apply(bootCoef,1,median),upr=apply(bootCoef,1,function(x) quantile(x,0.95)),lwr=apply(bootCoef,1,function(x) quantile(x,0.05))) %>% 
#   ggplot(aes(dist,med))+geom_ribbon(aes(ymax=upr,ymin=lwr),alpha=0.3)+
#   geom_line()+
#   labs(x='Distance',y='Slope coefficient')
# 
# #Bootstrap CIs for predicted values
# bootPred <- replicate(100,{
#   samps <- sample(1:length(datList[[1]]),length(datList[[1]]),replace=T) #Samples to take
#   tempDat <- list(datList[[1]][samps],datList[[2]],datList[[3]][samps,],datList[[4]]) #Re-sampled data
#   tempPars <- optim(omod3$par,nllOnion,dat=tempDat,pdf='negbin',lambda=1,intercept=T,hessian=T)$par
#   # #Predictions for coefs at different distances
#   # tempRet <- lnExp(ringDist,tempPars[2],exp(tempPars[3]))
#   # names(tempRet) <- colnames(ringComp)
#   #Generate expected values
#   tempRet <- as.vector(exp(tempPars[1] + datList[[3]] %*% negExp(ringDist,tempPars[2],exp(tempPars[3]),1)))
#   # plot(as.vector(exp(tempPars[1] + datList[[3]] %*% lnExp(ringDist,tempPars[2],exp(tempPars[3])))),counts,xlab='pred',ylab='actual')
#   # abline(0,1,col='red')
#   return(tempRet)
#   rm(samps,tempDat,tempPars,tempRet)
# })
# 
# #This looks really overdispersed
# data.frame(counts=counts,
#            patches=rep(1:5,each=100),
#            pred=as.vector(exp(omod3$par[1] + ringComp %*% negExp(ringDist,omod3$par[2],exp(omod3$par[3]),1))),
#            med=apply(bootPred,1,median),
#            upr=apply(bootPred,1,function(x) quantile(x,0.95)), lwr=apply(bootPred,1,function(x) quantile(x,0.05))) %>% 
#   ggplot(aes(x=counts+1,y=pred))+ # geom_pointrange(aes(x=counts+0.1,y=med,ymax=upr,ymin=lwr))+
#   geom_point()+
#   # facet_wrap(~patches)+
#   labs(x='Actual',y='Predicted')
#   # geom_smooth(method=lm,formula=y~exp(x),se=F)+
#   # scale_y_log10()+scale_x_log10()
#   
# 
# #Try this again, but with sqrt-transformed distances
# datList <- list(counts,sqrt(ringDist),ringComp,scal=rep(1,length(ringDist)))
# 
# #NegBin - intercept - linear decay
# (omod5 <- optim(c(0,5.6,-1,0.8),nllOnion,
#                 # method='L-BFGS-B',lower=c(-10,-10,-10,-10),upper=c(10,10,10,10),
#                 dat=datList,type='ln',pdf='negbin',intercept=T,hessian=T))
# if(any(eigen(omod5$hessian)$values<=0)) print('Non-positive definite Hessian')
# data.frame(est=omod5$par,se=sqrt(diag(solve(omod5$hessian)))) #Looks OK
# curve(lnExp(x,omod5$par[2],exp(omod5$par[3]))+omod5$par[1],log(1),log(50),xlab='log(Dist)',ylab='Coef') #Looks OK
# 
# as.vector(exp(omod5$par[1] + ringComp %*% lnExp(ringDist,omod5$par[2],exp(omod5$par[3]))))
